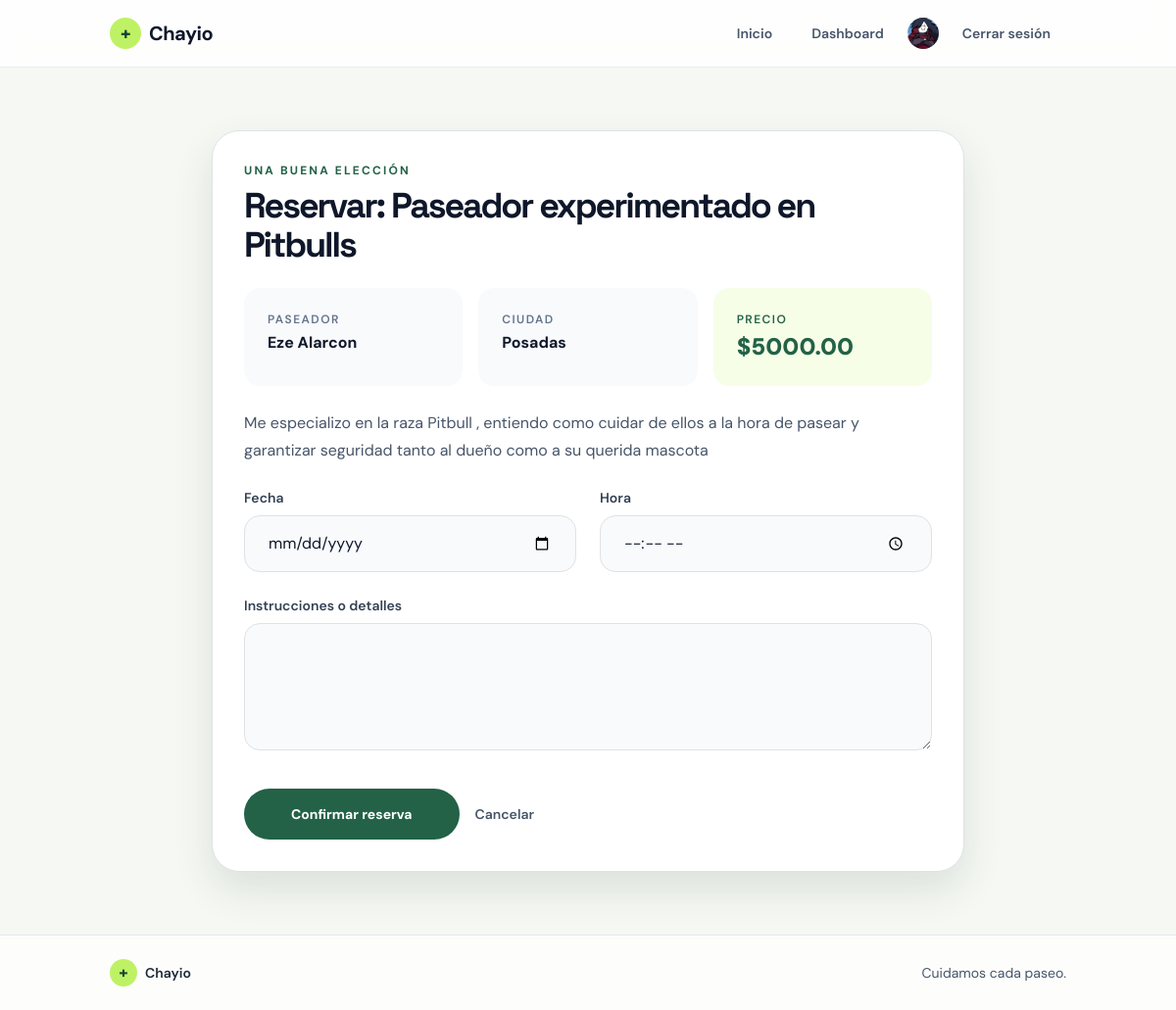
The app's page /reservar/1/ (signed in) with its own data.
### pet_services/models.py (models this page shows, shortened)
class UserProfile(models.Model):
    ROLE_CHOICES = [
        ('owner', 'Dueño'),
        ('walker', 'Paseador'),
    ]
    user = models.OneToOneField(settings.AUTH_USER_MODEL, on_delete=models.CASCADE, related_name='profile')
    role = models.CharField(max_length=20, choices=ROLE_CHOICES, default='owner')
    phone = models.CharField(max_length=20, blank=True)
    bio = models.TextField(blank=True)
    address = models.CharField(max_length=255, blank=True)
    avatar = models.FileField(upload_to='avatars/', blank=True)
    created_at = models.DateTimeField(default=timezone.now)

class ServiceOffer(models.Model):
    walker = models.ForeignKey(settings.AUTH_USER_MODEL, on_delete=models.CASCADE, related_name='service_offers')
    title = models.CharField(max_length=150)
    description = models.TextField()
    price = models.DecimalField(max_digits=8, decimal_places=2)
    duration_minutes = models.PositiveIntegerField(default=60)
    city = models.CharField(max_length=100)
    available = models.BooleanField(default=True)
    created_at = models.DateTimeField(default=timezone.now)

### pet_services/views.py (the view, shortened to what this page needs)
# urls.py: path('reservar/<int:offer_id>/', views.book_service, name='book_service'),
@login_required
def book_service(request, offer_id):
    offer = ServiceOffer.objects.select_related('walker').get(id=offer_id)
    return render(request, 'pet_services/book_service.html', {'offer': offer})

### templates/pet_services/book_service.html (shortened to what this page needs)
{% extends 'base.html' %}
{% block content %}
<div class="container mx-auto px-4 py-16">
    <section class="mx-auto max-w-3xl rounded-[28px] border border-slate-200 bg-white p-6 shadow-soft md:p-8">
        <div class="mb-2 text-xs font-bold uppercase tracking-[0.18em] text-brand-500">Una buena elección</div>
        <h1 class="text-4xl font-black tracking-[-0.06em] text-slate-900">Reservar: {{ offer.title }}</h1>
        <div class="my-6 grid gap-3 sm:grid-cols-3">
            <div class="rounded-2xl bg-slate-50 p-4">
                <small class="block text-xs font-semibold uppercase tracking-[0.12em] text-slate-500">Paseador</small>
                <strong class="mt-1 block text-slate-900">{{ offer.walker.get_full_name|default:offer.walker.username }}</strong>
            </div>
            <div class="rounded-2xl bg-slate-50 p-4">
                <small class="block text-xs font-semibold uppercase tracking-[0.12em] text-slate-500">Ciudad</small>
                <strong class="mt-1 block text-slate-900">{{ offer.city }}</strong>
            </div>
            <div class="rounded-2xl bg-lime-50 p-4">
                <small class="block text-xs font-semibold uppercase tracking-[0.12em] text-brand-500">Precio</small>
                <strong class="mt-1 block text-2xl font-black text-brand-500">${{ offer.price }}</strong>
            </div>
        </div>
        <p class="leading-7 text-slate-600">{{ offer.description }}</p>
        <form method="post" class="mt-6 grid gap-4 md:grid-cols-2">
            <div>
                <label class="mb-2 block text-sm font-semibold text-slate-700">Fecha</label>
                <input class="w-full rounded-2xl border border-slate-200 bg-slate-50 px-4 py-3 outline-none focus:border-brand-500 focus:bg-white focus:ring-4 focus:ring-brand-100" type="date" name="date" required>
            </div>
            <div>
                <label class="mb-2 block text-sm font-semibold text-slate-700">Hora</label>
                <input class="w-full rounded-2xl border border-slate-200 bg-slate-50 px-4 py-3 outline-none focus:border-brand-500 focus:bg-white focus:ring-4 focus:ring-brand-100" type="time" name="time" required>
            </div>
            <div class="md:col-span-2">
                <label class="mb-2 block text-sm font-semibold text-slate-700">Instrucciones o detalles</label>
                <textarea class="w-full rounded-2xl border border-slate-200 bg-slate-50 px-4 py-3 outline-none focus:border-brand-500 focus:bg-white focus:ring-4 focus:ring-brand-100" name="notes" rows="4"></textarea>
            </div>
            <div class="md:col-span-2 mt-2 flex flex-wrap items-center gap-3">
                <button class="rounded-full bg-brand-500 px-5 py-3 text-sm font-bold text-white transition hover:bg-brand-700" type="submit">Confirmar reserva</button>
                <a class="text-sm font-semibold text-slate-600" href="{% url 'home' %}">Cancelar</a>
            </div>
        </form>
    </section>
</div>
{% endblock %}

### templates/base.html (shortened to what this page needs)
{% load static %}
<!DOCTYPE html>
<html lang="es">
<head>
    <script src="https://cdn.tailwindcss.com"></script>
    <link href="https://cdn.jsdelivr.net/npm/bootstrap@5.3.3/dist/css/bootstrap.min.css" rel="stylesheet">
    <link rel="stylesheet" href="{% static 'css/styles.css' %}">
</head>
<body class="bg-[#f6f8f3] text-slate-900 antialiased">
    <nav class="sticky top-0 z-50 border-b border-slate-200/80 bg-white/80 backdrop-blur-md">
        <div class="container mx-auto px-4 py-3">
            <div class="flex items-center justify-between gap-4">
                <a class="flex items-center gap-2 text-xl font-bold tracking-tight text-slate-900 no-underline" href="{% url 'home' %}">
                    <span class="inline-flex h-8 w-8 items-center justify-center rounded-full bg-lime-300 text-lg font-black text-brand-700">+</span>
                    <span>Chayio</span>
                </a>
                <div id="mainNav" class="flex flex-1 items-center justify-end">
                    <div class="flex flex-wrap items-center justify-end gap-2">
                        <a class="nav-link px-3 py-2 text-sm font-semibold text-slate-600 transition hover:text-brand-500" href="{% url 'home' %}">Inicio</a>
                        {% if user.is_authenticated %}
                            <a class="nav-link px-3 py-2 text-sm font-semibold text-slate-600 transition hover:text-brand-500" href="{% url 'dashboard' %}">Dashboard</a>
                            {% if user.profile.avatar %}<img class="avatar avatar-sm" src="{{ user.profile.avatar.url }}" alt="Avatar de {{ user.username }}">{% endif %}
                            <form method="post" action="{% url 'logout' %}">
                                <button type="submit" class="px-3 py-2 text-sm font-semibold text-slate-600 transition hover:text-brand-500">Cerrar sesión</button>
                            </form>
                        {% else %}
                            <a class="px-3 py-2 text-sm font-semibold text-slate-600 transition hover:text-brand-500" href="{% url 'login' %}">Iniciar sesión</a>
                            <a class="rounded-full bg-brand-500 px-4 py-2 text-sm font-bold text-white transition hover:bg-brand-700" href="{% url 'register' %}">Crear cuenta</a>
                        {% endif %}
                    </div>
                </div>
            </div>
        </div>
    </nav>
    <main>{% block content %}{% endblock %}</main>
    <footer class="border-t border-slate-200 bg-white/80">
        <div class="container mx-auto flex flex-wrap items-center justify-between gap-3 px-4 py-6 text-sm text-slate-600">
            <span class="flex items-center gap-2 font-semibold text-slate-800"><span class="inline-flex h-7 w-7 items-center justify-center rounded-full bg-lime-300 text-base font-black text-brand-700">+</span> Chayio</span>
            <span>Cuidamos cada paseo.</span>
        </div>
    </footer>
</body>
</html>

### pet_services/static/css/styles.css (style rules this page uses)
:root { --ink: #17221d; --muted: #68766d; --paper: #f6f8f3; --line: #dce5dc; --lime: #c8f169; --green: #236247; --green-dark: #174331; }
body { background: var(--paper); color: var(--ink); font-family: 'DM Sans', sans-serif; }
h1, h2, h3, .brand { font-family: 'Space Grotesk', sans-serif; }
a { color: var(--green); }
.avatar { border-radius: 50%; object-fit: cover; background: #e6efe4; }
.avatar-sm { width: 2rem; height: 2rem; }
.nav-link { color: var(--muted); font-weight: 600; }

### records on screen
ServiceOffer: title "Paseador experimentado en Pitbulls", walker.get_full_name "Eze Alarcon", city "Posadas", price "5000.00", description "Me especializo en la raza Pitbull , entiendo como cuidar de ellos a la hora de pasear y garantizar seguridad tanto al dueño como a su querida mascota"
